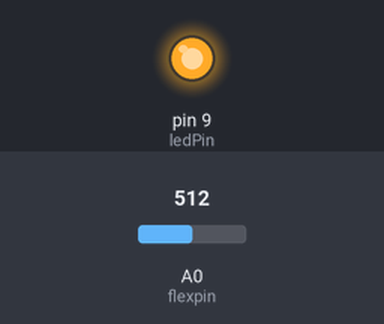
This sketch was run on a simulated Arduino Uno, built with avr-gcc and run on an emulated ATmega328P. Parts: output pins drawn as LEDs (lit = HIGH). The test bench sets the inputs (shaded band); at power-on: A0 (flexpin) = 512.

Above: at 1.2 s.
1.3 s: A0 (flexpin) set to 122
At 2.5 s:
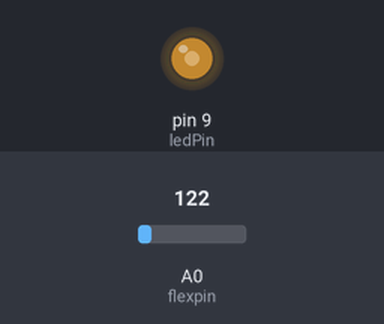
2.8 s: A0 (flexpin) set to 0
At 3.7 s:
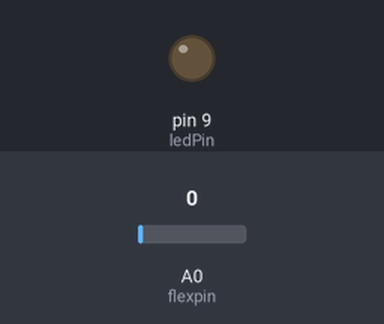
4.3 s: A0 (flexpin) set to 306
At 4.8 s:
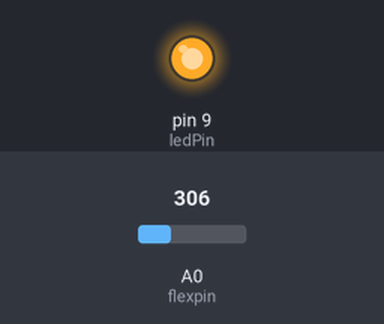
Timing chart, 0 to 7.3 s (numbered marks = the images above; inputs shaded):
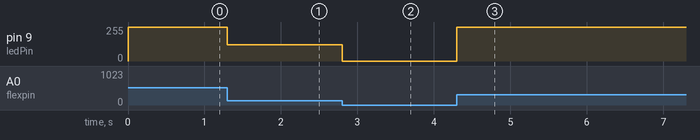

The sketch:

Lab7.ino
```cpp
//Control the LED with a Flex Sensor

 int flexpin = 0;
int ledPin = 9;
int lightLevel, high = 0, low = 1023;

void setup(){
  Serial.begin(57600);
}

void loop(){
  int lightLevel = analogRead(flexpin);
  brightness();
  analogWrite(ledPin, lightLevel);
}

void brightness()
{
  if (lightLevel < low)
  {
    low = lightLevel;
  }

  if (lightLevel > high)
  {
    high = lightLevel;
  }

  lightLevel = map(lightLevel, low+30, high-30, 0, 255);
  lightLevel = constrain(lightLevel, 0, 255);

}
```

Measured:
- after the input at 1.3 s, pin 9 (ledPin): 255/255 → 122/255 at once
- after the input at 2.8 s, pin 9 (ledPin): 122/255 → 0/255 at once
- after the input at 4.3 s, pin 9 (ledPin): 0/255 → 255/255 at once
